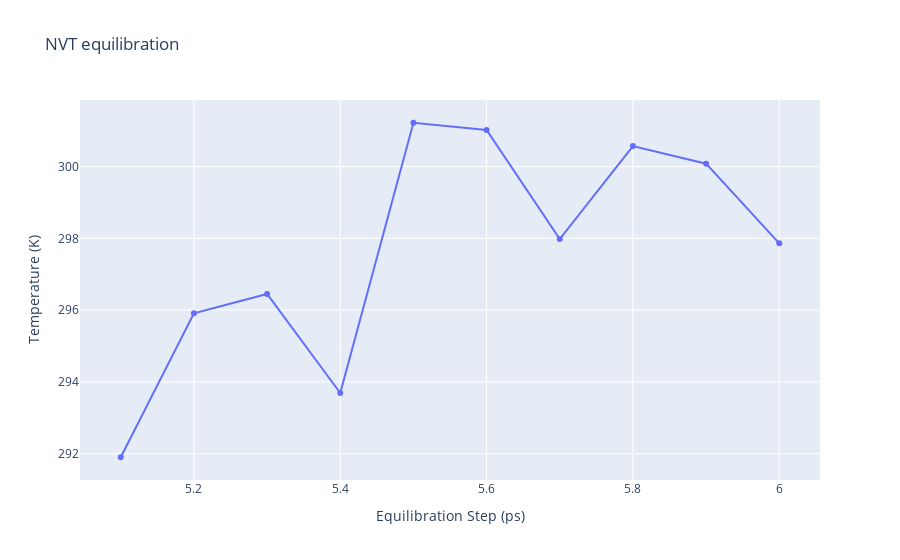

Here is the notebook cell this chart was saved with:
### Code cell
#Read data from file and filter energy values higher than 1000 Kj/mol^-1
with open(output_dat_nvt_path,'r') as energy_file:
    x,y = map(
        list,
        zip(*[
            (float(line.split()[0]),float(line.split()[1]))
            for line in energy_file 
            if not line.startswith(("#","@")) 
            if float(line.split()[1]) < 1000 
        ])
    )

plotly.offline.init_notebook_mode(connected=True)

fig = {
    "data": [go.Scatter(x=x, y=y)],
    "layout": go.Layout(title="NVT equilibration",
                        xaxis=dict(title = "Equilibration Step (ps)"),
                        yaxis=dict(title = "Temperature (K)")
                       )
}

plotly.offline.iplot(fig)

### Figure 1 — Plotly figure (JSON) as saved in the notebook; plotly's stock layout.template omitted (floating-point values rounded to 4 significant figures)
{"data": [{"type": "scatter", "x": [5.1, 5.2, 5.3, 5.4, 5.5, 5.6, 5.7, 5.8, 5.9, 6], "y": [291.9, 295.9, 296.4, 293.7, 301.2, 301.0, 298.0, 300.6, 300.1, 297.9]}], "layout": {"title": {"text": "NVT equilibration"}, "xaxis": {"title": {"text": "Equilibration Step (ps)"}}, "yaxis": {"title": {"text": "Temperature (K)"}}}}
